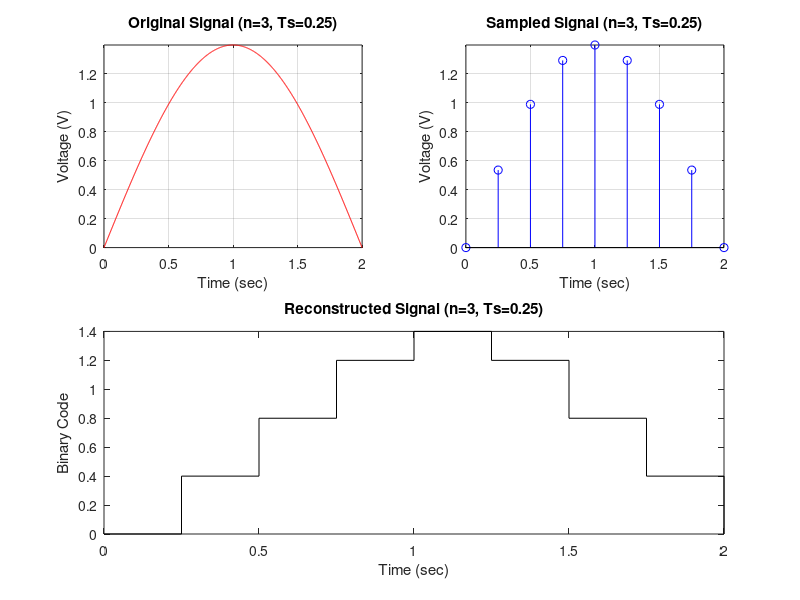

Source code (MATLAB): (Note: this script raises an error after producing the figure.)
t = linspace(0, 2, 1000); 
y = 1.4 * sin(pi * t / 2); 
V_max = 1.4;
sampling_times = [0.25, 0.5, 1];
bit_depths = [3, 2];
for i = 1:length(bit_depths)
    n = bit_depths(i); 
    q = V_max / (2^n - 1); 
    for j = 1:length(sampling_times)
        Ts = sampling_times(j); 
        t_samples = 0:Ts:2; 
        y_samples = 1.4 * sin(pi * t_samples / 2);
        a = fix(y_samples / q); 
        yq = a * q; 
        if (n == 3 && (Ts == 0.5 || Ts == 1 || Ts == 0.25)) || (n == 2 && Ts == 0.25)
            figure;
            % Original signal plot
            subplot(2, 2, 1);
            plot(t, y, 'r');
            title(['Original Signal (n=', num2str(n), ', Ts=', num2str(Ts), ')']);
            xlabel('Time (sec)');
            ylabel('Voltage (V)');
            axis([0 2 0 V_max]);
            grid on;
            % Sampled signal plot
            subplot(2, 2, 2);
            stem(t_samples, y_samples, 'b');
            title(['Sampled Signal (n=', num2str(n), ', Ts=', num2str(Ts), ')']);
            xlabel('Time (sec)');
            ylabel('Voltage (V)');
            axis([0 2 0 V_max]);
            grid on;
            % Reconstructed signal plot with binary y-axis labels
            subplot(2, 2, 3:4);
            stairs(t_samples, yq, 'black');
            title(['Reconstructed Signal (n=', num2str(n), ', Ts=', num2str(Ts), ')']);
            xlabel('Time (sec)');
            ylabel('Binary Code');
            yticks((0:2^n-1) * q); 
            yticklabels(dec2bin(0:2^n-1, n)); 
            axis([0 2 -q V_max+q]); 
            grid on;
        end
    end
end
